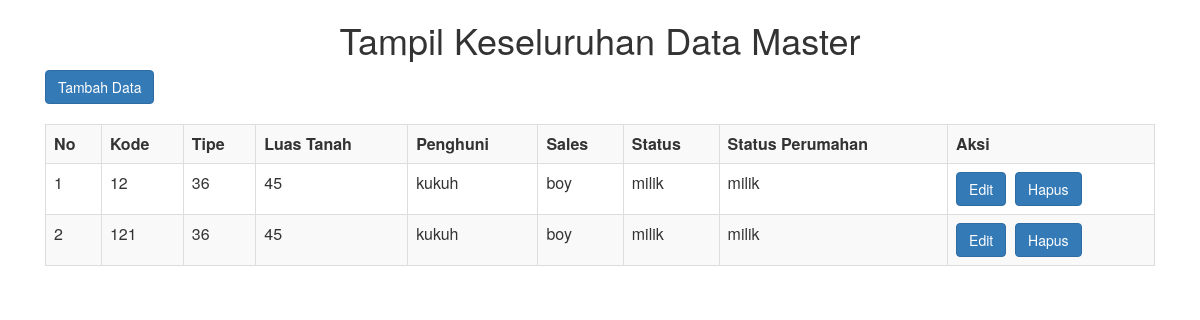
The page /index.php/master on the database its author committed.
### tables this page shows
CREATE TABLE `data_master` (
  `id` int(11) NOT NULL,
  `kode` varchar(30) NOT NULL,
  `tipe` varchar(30) NOT NULL,
  `luas_tanah` varchar(20) NOT NULL,
  `penghuni` varchar(30) NOT NULL,
  `sales` varchar(30) NOT NULL,
  `status` varchar(20) NOT NULL,
  `status_perumahan` varchar(20) NOT NULL
);

### application/controllers/master.php (called while the page is built, shortened)
<?php if ( ! defined('BASEPATH')) exit('No direct script access allowed');
	class Master extends ci_controller
	{
		function __construct()
		{
			$this->load->model('data_master');
		}
		function index()
		{
			$data['data']=$this->data_master->getAll();
			$this->load->view('data_master/tampil_data',$data);
		}
	}
?>

### index.php (called while the page is built, shortened)
<?php
require_once BASEPATH.'core/CodeIgniter.php';

### application/models/data_master.php (called while the page is built, shortened)
<?php if ( ! defined('BASEPATH')) exit('No direct script access allowed');
	class Data_master extends ci_model
	{
		function getAll()
		{
			return $this->db->get('data_master');
		}
	}

### application/views/data_master/tampil_data.php (the view, shortened to what this page needs)
<html>
	<head>
		<link rel="stylesheet" type="text/css" href="<?php echo base_url('assets/css/bootstrap.css');?>">
	</head>
	<body>
	<div class="container">
		<div class="col-md-12">
			<center><h1>Tampil Keseluruhan Data Master</h1></center>
			<a href="<?php echo site_url('master/tambah_data');?>"><button class="btn btn-primary"> Tambah Data </button></a></br></br>
			<?php
				if ($data->num_rows()> 0){ ?>
					<table align="center" border="1" class="table table-bordered table-striped">
						<tr>
							<th>No</th>
							<th>Kode</th>
							<th>Tipe</th>
							<th>Luas Tanah</th>
							<th>Penghuni</th>
							<th>Sales</th>
							<th>Status</th>
							<th>Status Perumahan</th>
							<th>Aksi</th>
						</tr>
						<?php $nomer=1; ?>
						<?php foreach ($data->result() as $bismillah): ?>
							<tr>
								<td><?php echo $nomer; ?></td>
								<td><?php echo $bismillah->kode; ?></td>
								<td><?php echo $bismillah->tipe; ?></td>
								<td><?php echo $bismillah->luas_tanah; ?></td>
								<td><?php echo $bismillah->penghuni; ?></td>
								<td><?php echo $bismillah->sales; ?></td>
								<td><?php echo $bismillah->status; ?></td>
								<td><?php echo $bismillah->status_perumahan; ?></td>
								<td>
									<a href="<?php echo site_url('master/edit_data/'.$bismillah->id);?>" class="btn btn-primary">Edit</a>&nbsp;
									<a href="<?php echo site_url('master/hapus_data/'.$bismillah->id);?>" class="btn btn-primary">Hapus</a>
								</td>
								<?php $nomer++; ?>
							</tr>
						<?php endforeach; } ?>
					</table>
		</div>
	</div>
	</body>
</html>

### rows shown on the page
data_master: kode "12", tipe "36", luas_tanah "45", penghuni "kukuh", sales "boy", status "milik", status_perumahan "milik"
data_master: kode "121", tipe "36", luas_tanah "45", penghuni "kukuh", sales "boy", status "milik", status_perumahan "milik"
